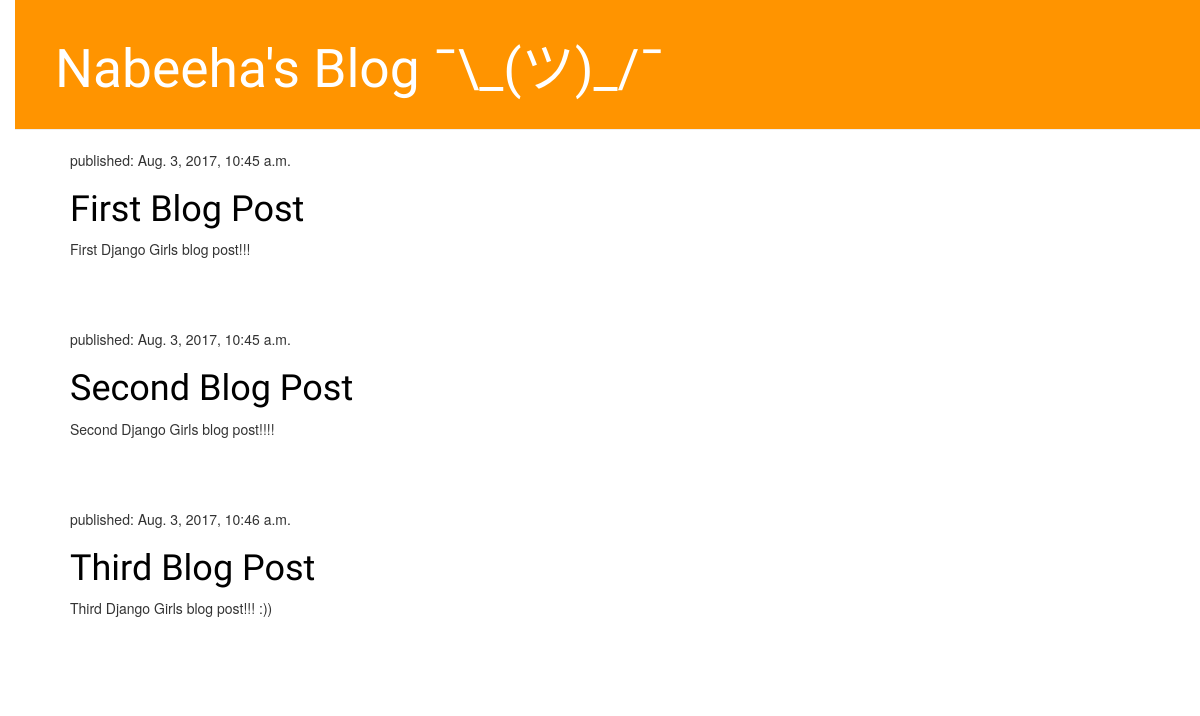
The app's page /, older data.
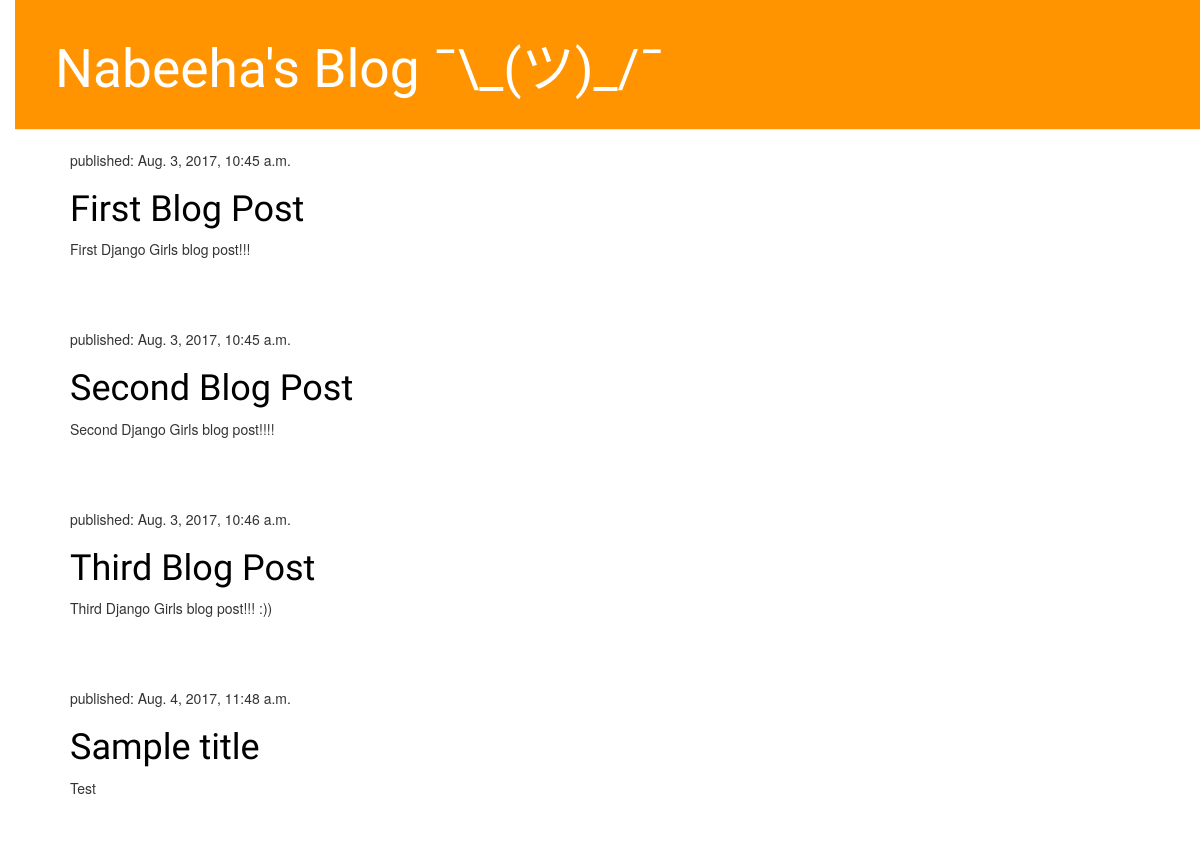
The same page, newer data.
### blog/models.py (models this page shows, shortened)
class Post(models.Model):
    author = models.ForeignKey('auth.User')
    title = models.CharField(max_length=200)
    text = models.TextField()
    created_date = models.DateTimeField(
            default=timezone.now)
    published_date = models.DateTimeField(
            blank=True, null=True)

### blog/views.py (the view)
# urls.py: url(r'^$', views.post_list, name='post_list'),
def post_list(request):
    posts = Post.objects.filter(published_date__lte=timezone.now()).order_by('published_date')
    return render(request, 'blog/post_list.html', {'posts': posts})

### blog/templates/blog/post_list.html
{% extends 'blog/base.html' %}
{% block content %}
    {% for post in posts %}
    <div class="post">
        <p>published: {{ post.published_date }}</p>
        <h1><a href="{% url 'post_detail' pk=post.pk %}">{{ post.title }}</a></h1>
        <p>{{ post.text|linebreaksbr }}</p>
    </div>
      {% endfor %}
{% endblock %}

Row changes from the older to the newer data that the page shows:
added Post: published_date "Aug. 4, 2017, 11:48 a.m.", title "Sample title", text "Test"
